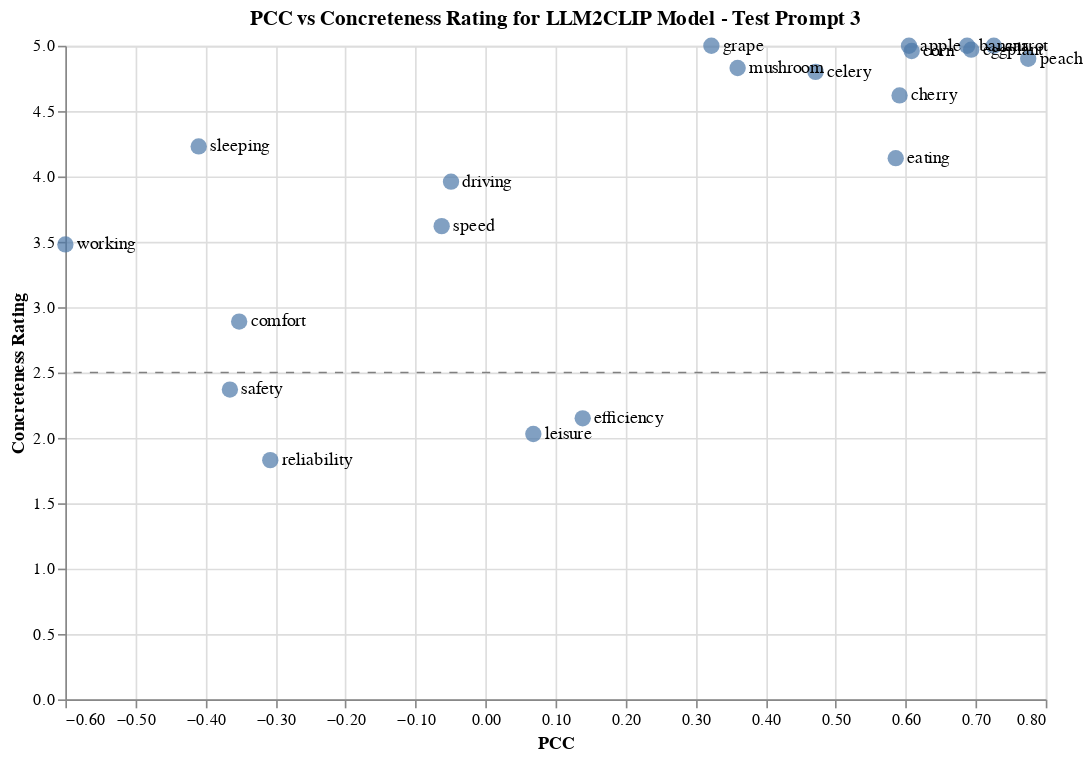

Write notebook code for a chart like this one.
### Code cell
import pandas as pd
import altair as alt

# Create the plot
scatter = alt.Chart(concreteness_ratings_df).mark_circle(size=100).encode(
    x=alt.X('PCC:Q', axis=alt.Axis(format='.2f', title='PCC')),
    y=alt.Y('Concreteness Rating:Q', title='Concreteness Rating'),
    tooltip=['word', 'PCC', 'Concreteness Rating']
).properties(
    width=600,
    height=400,
    title='PCC vs Concreteness Rating for LLM2CLIP Model - Test Prompt 3'
)

# Add text labels
text = scatter.mark_text(
    align='left',
    baseline='middle',
    dx=7  # Adjust the distance of the text from the points
).encode(
    text='word'
)

# Combine the scatter plot and text labels
plot = scatter + text

# Add a grey dashed line at the 2.5 mark for the concreteness rating
line = alt.Chart(pd.DataFrame({'y': [2.5]})).mark_rule(color='grey', strokeDash=[5, 5]).encode(y='y')

# Combine the plot and the line
final_plot = plot + line

# Display the plot
#save as svg
final_plot.save('./output/images_for_presentation/concreteness_rating_vs_pcc_test3.svg')
final_plot.show()

### Figure 1 — Vega-Lite specification as saved in the notebook (floating-point values rounded to 4 significant figures)
{"config": {"view": {"continuousWidth": 300, "continuousHeight": 300}}, "layer": [{"mark": {"type": "circle", "size": 100}, "encoding": {"tooltip": [{"field": "word", "type": "nominal"}, {"field": "PCC", "type": "nominal"}, {"field": "Concreteness Rating", "type": "quantitative"}], "x": {"axis": {"format": ".2f", "title": "PCC"}, "field": "PCC", "type": "quantitative"}, "y": {"field": "Concreteness Rating", "title": "Concreteness Rating", "type": "quantitative"}}, "title": "PCC vs Concreteness Rating for LLM2CLIP Model - Test Prompt 3"}, {"mark": {"type": "text", "align": "left", "baseline": "middle", "dx": 7}, "encoding": {"text": {"field": "word", "type": "nominal"}, "tooltip": [{"field": "word", "type": "nominal"}, {"field": "PCC", "type": "nominal"}, {"field": "Concreteness Rating", "type": "quantitative"}], "x": {"axis": {"format": ".2f", "title": "PCC"}, "field": "PCC", "type": "quantitative"}, "y": {"field": "Concreteness Rating", "title": "Concreteness Rating", "type": "quantitative"}}, "title": "PCC vs Concreteness Rating for LLM2CLIP Model - Test Prompt 3"}, {"data": {"name": "data-363ee0859fef75f196ed4514ce7f7512"}, "mark": {"type": "rule", "color": "grey", "strokeDash": [5, 5]}, "encoding": {"y": {"field": "y", "type": "quantitative"}}}], "data": {"name": "data-9f83c402eba9adf8007cffea9481ab50"}, "height": 400, "width": 600, "$schema": "https://vega.github.io/schema/vega-lite/v5.20.1.json", "datasets": {"data-9f83c402eba9adf8007cffea9481ab50": [{"word": "apple", "PCC": [0.6047], "Concreteness Rating": 5.0}, {"word": "banana", "PCC": [0.6877], "Concreteness Rating": 5.0}, {"word": "carrot", "PCC": [0.7258], "Concreteness Rating": 5.0}, {"word": "grape", "PCC": [0.3225], "Concreteness Rating": 5.0}, {"word": "eggplant", "PCC": [0.6935], "Concreteness Rating": 4.97}, {"word": "corn", "PCC": [0.6085], "Concreteness Rating": 4.96}, {"word": "peach", "PCC": [0.7749], "Concreteness Rating": 4.9}, {"word": "mushroom", "PCC": [0.36], "Concreteness Rating": 4.83}, {"word": "celery", "PCC": [0.4713], "Concreteness Rating": 4.8}, {"word": "cherry", "PCC": [0.5912], "Concreteness Rating": 4.62}, {"word": "sleeping", "PCC": [-0.4096], "Concreteness Rating": 4.23}, {"word": "eating", "PCC": [0.5858], "Concreteness Rating": 4.14}, {"word": "driving", "PCC": [-0.04927], "Concreteness Rating": 3.96}, {"word": "speed", "PCC": [-0.06262], "Concreteness Rating": 3.62}, {"word": "working", "PCC": [-0.6], "Concreteness Rating": 3.48}, {"word": "comfort", "PCC": [-0.3518], "Concreteness Rating": 2.89}, {"word": "safety", "PCC": [-0.365], "Concreteness Rating": 2.37}, {"word": "efficiency", "PCC": [0.1388], "Concreteness Rating": 2.15}, {"word": "leisure", "PCC": [0.06826], "Concreteness Rating": 2.03}, {"word": "reliability", "PCC": [-0.3074], "Concreteness Rating": 1.83}], "data-363ee0859fef75f196ed4514ce7f7512": [{"y": 2.5}]}}
